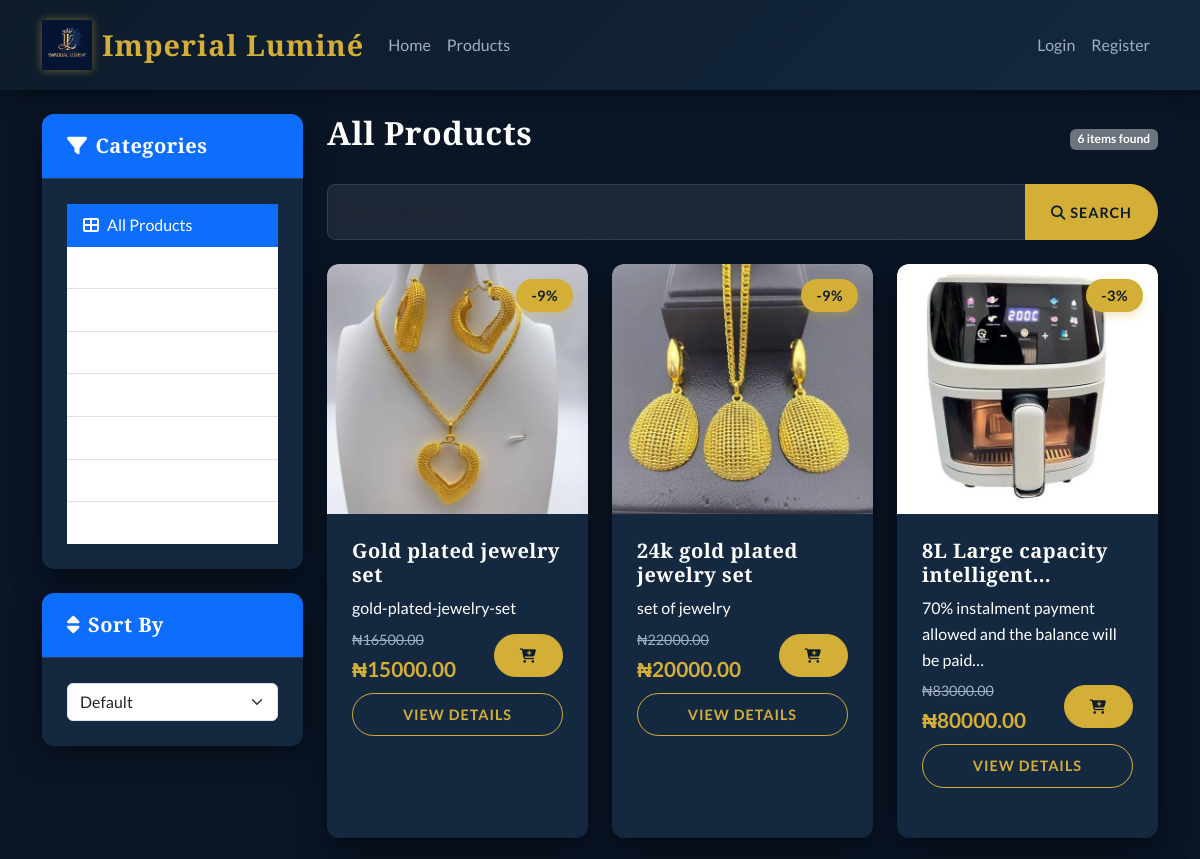
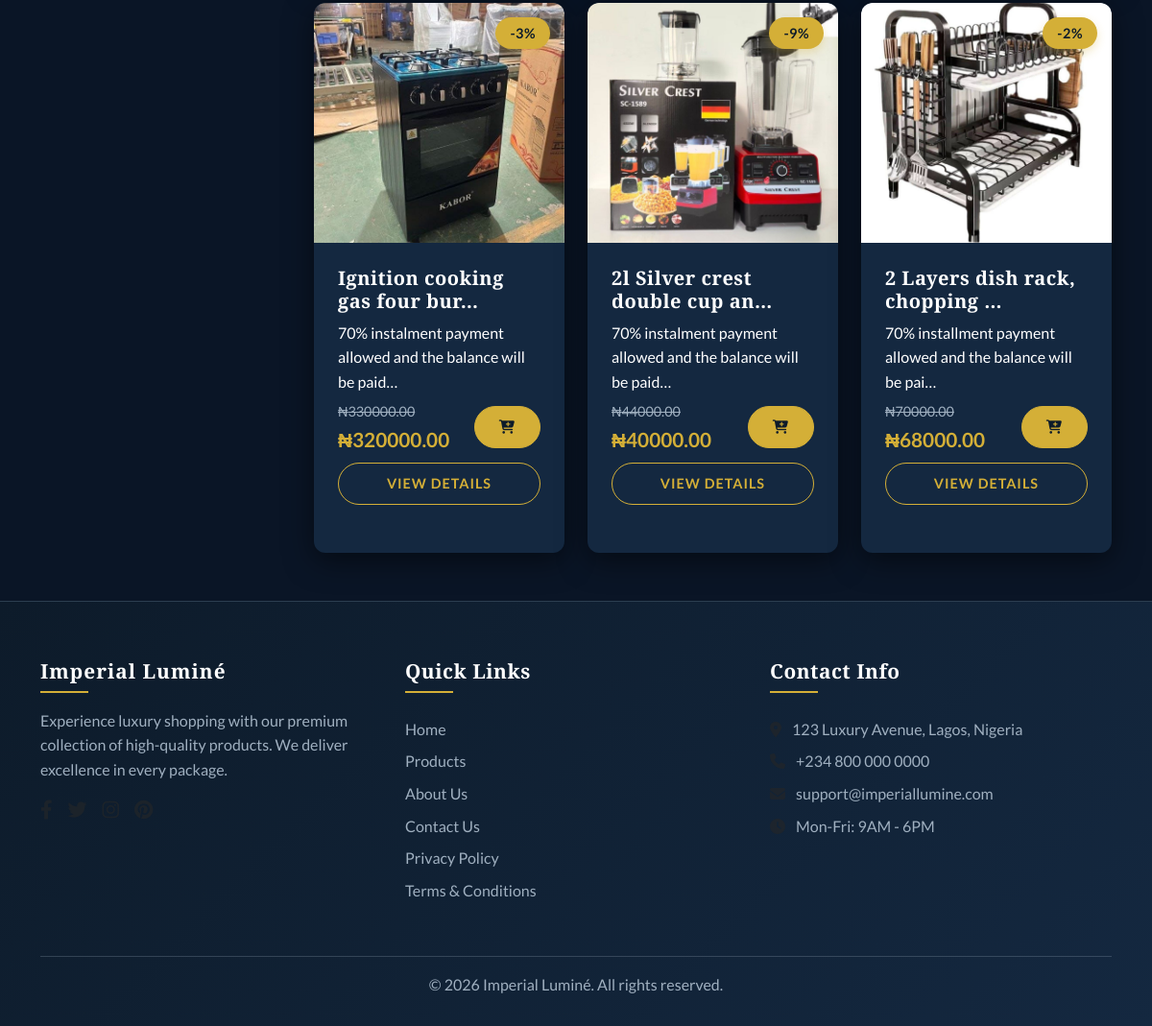
Screenshot of /products/ with the database file from the repository (2 pictures, top to bottom).
### store/models.py (models this page shows, shortened)
class Category(models.Model):
    CATEGORY_CHOICES = [
        ('computing', 'Computing'),
        ('electronics', 'Electronics'),
        ('garden_outdoors', 'Garden & Outdoors'),
        ('phones_tablets', 'Phones & Tablets'),
        ('home_office', 'Home & Office'),
        ('automobile', 'Automobile'),
        ('industrial_scientific', 'Industrial & Scientific'),
    ]
    name = models.CharField(max_length=50, choices=CATEGORY_CHOICES, unique=True)
    slug = models.SlugField(max_length=100, unique=True)
    description = models.TextField(blank=True)
    image = models.ImageField(upload_to='categories/', blank=True, null=True)
    created_at = models.DateTimeField(auto_now_add=True)
    class Meta:
        verbose_name_plural = 'Categories'
        ordering = ['name']
    def get_display_name(self):
        return dict(self.CATEGORY_CHOICES)[self.name]

class Product(models.Model):
    category = models.ForeignKey(Category, on_delete=models.CASCADE, related_name='products')
    name = models.CharField(max_length=200)
    slug = models.SlugField(max_length=200, unique=True)
    description = models.TextField()
    price = models.DecimalField(max_digits=10, decimal_places=2, validators=[MinValueValidator(0)])
    old_price = models.DecimalField(max_digits=10, decimal_places=2, blank=True, null=True,
                                    validators=[MinValueValidator(0)])
    stock = models.PositiveIntegerField(default=0)
    available = models.BooleanField(default=True)
    image = models.ImageField(upload_to='products/')
    image2 = models.ImageField(upload_to='products/', blank=True, null=True)
    image3 = models.ImageField(upload_to='products/', blank=True, null=True)
    created_at = models.DateTimeField(auto_now_add=True)
    updated_at = models.DateTimeField(auto_now=True)
    class Meta:
        ordering = ['-created_at']
    def get_discount_percentage(self):
        if self.old_price:
            return int(((self.old_price - self.price) / self.old_price) * 100)
        return 0

### store/views.py (the view)
# urls.py: path('products/', views.product_list, name='product_list'),
def product_list(request, category_slug=None):
    categories = Category.objects.all()
    products = Product.objects.filter(available=True)
    if category_slug:
        category = get_object_or_404(Category, slug=category_slug)
        products = products.filter(category=category)
    query = request.GET.get('q')
    if query:
        products = products.filter(
            Q(name__icontains=query) |
            Q(description__icontains=query) |
            Q(category__name__icontains=query)
        )
    sort_by = request.GET.get('sort')
    if sort_by == 'price_low':
        products = products.order_by('price')
    elif sort_by == 'price_high':
        products = products.order_by('-price')
    elif sort_by == 'newest':
        products = products.order_by('-created_at')
    paginator = Paginator(products, 12)
    page_number = request.GET.get('page')
    page_obj = paginator.get_page(page_number)
    context = {
        'categories': categories,
        'products': page_obj,
        'selected_category': category_slug,
    }
    return render(request, 'store/product_list.html', context)

### store/templates/store/product_list.html (shortened to what this page needs)
{% extends 'base.html' %}
{% load static %}
{% load widget_tweaks %}
{% block content %}
<div class="row">
    <div class="col-md-3">
        <div class="card mb-4">
            <div class="card-header bg-primary text-white">
                <h5 class="mb-0"><i class="fas fa-filter me-2"></i>Categories</h5>
            </div>
            <div class="card-body">
                <ul class="list-group list-group-flush">
                    <li class="list-group-item {% if not selected_category %}active{% endif %}">
                        <a href="{% url 'store:product_list' %}" class="text-decoration-none text-white">
                            <i class="fas fa-th-large me-2"></i>All Products
                        </a>
                    </li>
                    {% for category in categories %}
                    <li class="list-group-item {% if selected_category == category.slug %}active{% endif %}">
                        <a href="{% url 'store:product_list_by_category' category.slug %}" class="text-decoration-none text-white">
                            <i class="fas fa-chevron-right me-2"></i>{{ category.get_display_name }}
                        </a>
                    </li>
                    {% endfor %}
                </ul>
            </div>
        </div>
        <div class="card">
            <div class="card-header bg-primary text-white">
                <h5 class="mb-0"><i class="fas fa-sort me-2"></i>Sort By</h5>
            </div>
            <div class="card-body">
                <form method="get" id="sortForm">
                    <select name="sort" class="form-select" onchange="this.form.submit()">
                        <option value="">Default</option>
                    </select>
                </form>
            </div>
        </div>
    </div>
    <div class="col-md-9">
        <div class="d-flex justify-content-between align-items-center mb-4">
            <h2>
                {% if selected_category %}
                    {{ selected_category|title }} Products
                {% else %}
                    All Products
                {% endif %}
            </h2>
            <div>
                <span class="badge bg-secondary">{{ products.paginator.count }} items found</span>
            </div>
        </div>
        <form method="get" class="mb-4">
            <div class="input-group">
                <input type="text" name="q" class="form-control" placeholder="Search products..."
                       value="{{ request.GET.q }}">
                <button class="btn btn-primary" type="submit">
                    <i class="fas fa-search"></i> Search
                </button>
            </div>
        </form>
        {% if products %}
        <div class="row g-4">
            {% for product in products %}
            <div class="col-md-4 col-sm-6">
                <div class="card h-100">
                    <div class="position-relative">
                        <img src="{{ product.image.url }}" class="product-image" alt="{{ product.name }}">
                        {% if product.get_discount_percentage > 0 %}
                        <span class="discount-badge">-{{ product.get_discount_percentage }}%</span>
                        {% endif %}
                    </div>
                    <div class="card-body">
                        <h5 class="card-title">{{ product.name|truncatechars:30 }}</h5>
                        <p class="card-text text-muted">{{ product.description|truncatechars:60 }}</p>
                        <div class="d-flex justify-content-between align-items-center">
                            <div>
                                {% if product.old_price %}
                                <span class="price-old">₦{{ product.old_price }}</span>
                                {% endif %}
                                <span class="price-new">₦{{ product.price }}</span>
                            </div>
                            <a href="{% url 'store:add_to_cart' product.id %}" class="btn btn-primary btn-sm">
                                <i class="fas fa-cart-plus"></i>
                            </a>
                        </div>
                        <div class="mt-2">
                            <a href="{% url 'store:product_detail' product.slug %}" class="btn btn-outline-primary btn-sm w-100">
                                View Details
                            </a>
                        </div>
                    </div>
                </div>
            </div>
            {% endfor %}
        </div>
        {% else %}
        <div class="alert alert-info text-center">
            <i class="fas fa-info-circle me-2"></i>No products found. Please try a different search or category.
        </div>
        {% endif %}
    </div>
</div>
{% endblock %}

### templates/base.html (shortened to what this page needs)
{% load static %}
<!DOCTYPE html>
<html lang="en">
<head>
    <link href="https://cdn.jsdelivr.net/npm/bootstrap@5.3.0/dist/css/bootstrap.min.css" rel="stylesheet">
    <link rel="stylesheet" href="https://cdnjs.cloudflare.com/ajax/libs/font-awesome/6.4.0/css/all.min.css">
</head>
<body>
    <nav class="navbar navbar-expand-lg navbar-dark">
        <div class="container">
            <a class="navbar-brand" href="{% url 'store:home' %}">
                <img src="{% static 'images/IL.svg' %}" alt="Imperial Luminé" class="logo-icon">
                <span class="logo-text">Imperial Luminé</span>
            </a>
            <div class="collapse navbar-collapse" id="navbarNav">
                <ul class="navbar-nav me-auto mb-2 mb-lg-0">
                    <li class="nav-item">
                        <a class="nav-link" href="{% url 'store:home' %}">Home</a>
                    </li>
                    <li class="nav-item">
                        <a class="nav-link" href="{% url 'store:product_list' %}">Products</a>
                    </li>
                </ul>
                <ul class="navbar-nav">
                    {% if user.is_authenticated %}
                    <li class="nav-item">
                        <a class="nav-link position-relative" href="{% url 'store:cart_view' %}">
                            <i class="fas fa-shopping-cart"></i>
                            Cart
                            {% if cart_items_count > 0 %}
                            <span class="cart-count">{{ cart_items_count }}</span>
                            {% endif %}
                        </a>
                    </li>
                    <li class="nav-item">
                        <a class="nav-link" href="{% url 'store:order_list' %}">
                            <i class="fas fa-box"></i> Orders
                        </a>
                    </li>
                    <li class="nav-item">
                        <a class="nav-link" href="{% url 'store:profile' %}">
                            <i class="fas fa-user"></i> {{ user.username }}
                        </a>
                    </li>
                    <li class="nav-item">
                        <a class="nav-link" href="{% url 'store:logout' %}">
                            <i class="fas fa-sign-out-alt"></i> Logout
                        </a>
                    </li>
                    {% else %}
                    <li class="nav-item">
                        <a class="nav-link" href="{% url 'store:login' %}">Login</a>
                    </li>
                    <li class="nav-item">
                        <a class="nav-link" href="{% url 'store:register' %}">Register</a>
                    </li>
                    {% endif %}
                </ul>
            </div>
        </div>
    </nav>
    <main class="container my-4">
        {% block content %}{% endblock %}
    </main>
    <footer class="footer">
        <div class="container">
            <div class="row">
                <div class="col-md-4 mb-4">
                    <h5 class="logo mb-3">Imperial Luminé</h5>
                    <p class="mb-3">Experience luxury shopping with our premium collection of high-quality products. We deliver excellence in every package.</p>
                    <div class="d-flex">
                        <a href="#" class="text-muted me-3"><i class="fab fa-facebook-f fa-lg"></i></a>
                        <a href="#" class="text-muted me-3"><i class="fab fa-twitter fa-lg"></i></a>
                        <a href="#" class="text-muted me-3"><i class="fab fa-instagram fa-lg"></i></a>
                        <a href="#" class="text-muted"><i class="fab fa-pinterest fa-lg"></i></a>
                    </div>
                </div>
                <div class="col-md-4 mb-4">
                    <h5>Quick Links</h5>
                    <ul class="list-unstyled">
                        <li class="mb-2"><a href="{% url 'store:home' %}">Home</a></li>
                        <li class="mb-2"><a href="{% url 'store:product_list' %}">Products</a></li>
                        <li class="mb-2"><a href="#">About Us</a></li>
                        <li class="mb-2"><a href="#">Contact Us</a></li>
                        <li class="mb-2"><a href="#">Privacy Policy</a></li>
                        <li class="mb-2"><a href="#">Terms & Conditions</a></li>
                    </ul>
                </div>
                <div class="col-md-4 mb-4">
                    <h5>Contact Info</h5>
                    <ul class="list-unstyled">
                        <li class="mb-2"><i class="fas fa-map-marker-alt me-2 text-muted"></i> 123 Luxury Avenue, Lagos, Nigeria</li>
                        <li class="mb-2"><i class="fas fa-phone me-2 text-muted"></i> +234 800 000 0000</li>
                        <li class="mb-2"><i class="fas fa-envelope me-2 text-muted"></i> support@imperiallumine.com</li>
                        <li class="mb-2"><i class="fas fa-clock me-2 text-muted"></i> Mon-Fri: 9AM - 6PM</li>
                    </ul>
                </div>
            </div>
            <hr class="bg-secondary">
            <div class="text-center">
                <p class="mb-0">&copy; 2026 Imperial Luminé. All rights reserved.</p>
            </div>
        </div>
    </footer>
</body>
</html>

### rows the page displays
Product: image (picture), get_discount_percentage "9", name "Gold plated jewelry set", description "gold-plated-jewelry-set", old_price "16500.00", price "15000.00"
Product: image (picture), get_discount_percentage "9", name "24k gold plated jewelry set", description "set of jewelry", old_price "22000.00", price "20000.00"
Product: image (picture), get_discount_percentage "3", name "8L Large capacity intelligent…", description "70% instalment payment allowed and the balance will be paid…", old_price "83000.00", price "80000.00"
Product: image (picture), get_discount_percentage "3", name "Ignition cooking gas four bur…", description "70% instalment payment allowed and the balance will be paid…", old_price "330000.00", price "320000.00"
Product: image (picture), get_discount_percentage "9", name "2l Silver crest double cup an…", description "70% instalment payment allowed and the balance will be paid…", old_price "44000.00", price "40000.00"
Product: image (picture), get_discount_percentage "2", name "2 Layers dish rack, chopping …", description "70% installment payment allowed and the balance will be pai…", old_price "70000.00", price "68000.00"

### other values shown
{{ products.paginator.count }} "6"
